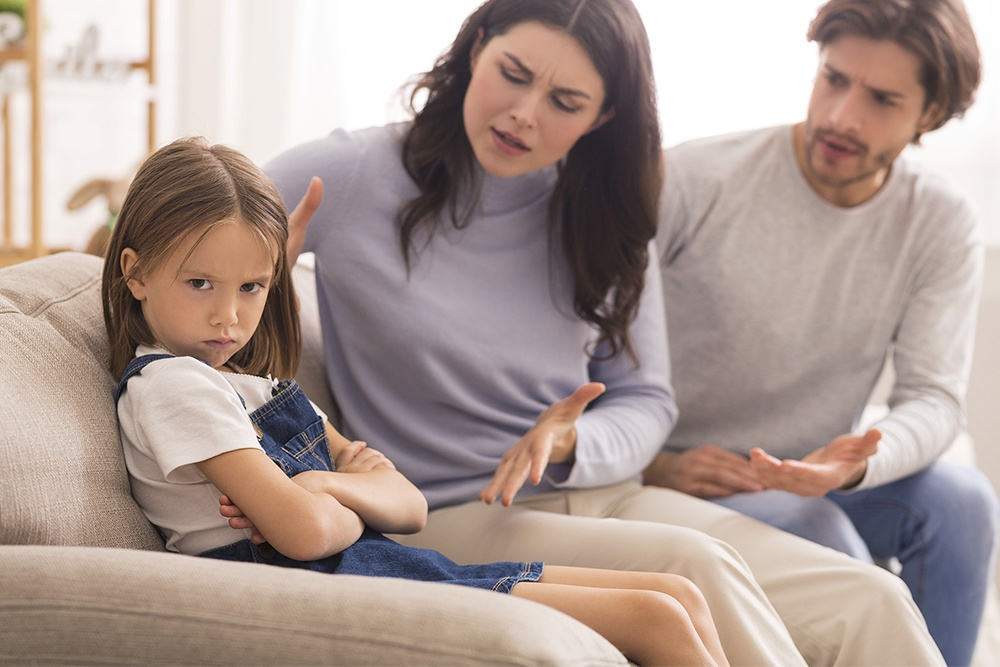
#> input picture imagenCS2/img/A.jpg, 1000 x 667 px
$ python -i imagenes.py   (imports and definitions only)
#> lines starting #> are read from the running program, lines starting #| are printed output that depends on the picture
# Importar libreria cv2
# Instalar cv2  pip3 install opencv-python
import cv2
import os
import base64


# Función para guardar una imagen en la carpeta img
def save_image(ruta, text, img):
    # Usar os.path.splitext() para separar el nombre y la extensión
    nombre, extension = os.path.splitext(ruta)
    # Crear la nueva ruta con el nombre modificado y la misma extensión
    nueva_imagen = nombre + text + extension
    # La guardamos en memoria en un fichero distinto y devolvemos la ruta
    cv2.imwrite(nueva_imagen, img)


###########################################################################################
# Ejercicio 1
# Crea una función que pasándole la ruta de una imagen, la rote 180 grados y genere una
# nueva imagen.
###########################################################################################
def rotateImage(ruta):
    # Cargar la imagen en memoria
#> called with ruta = 'img/A.jpg'
    imagen = cv2.imread(ruta, cv2.IMREAD_UNCHANGED)
#> imagen is the input picture: shape (667, 1000, 3); mean B, G, R 147.8, 154.3, 172
    imagen_rotate = cv2.rotate(imagen, cv2.ROTATE_180)
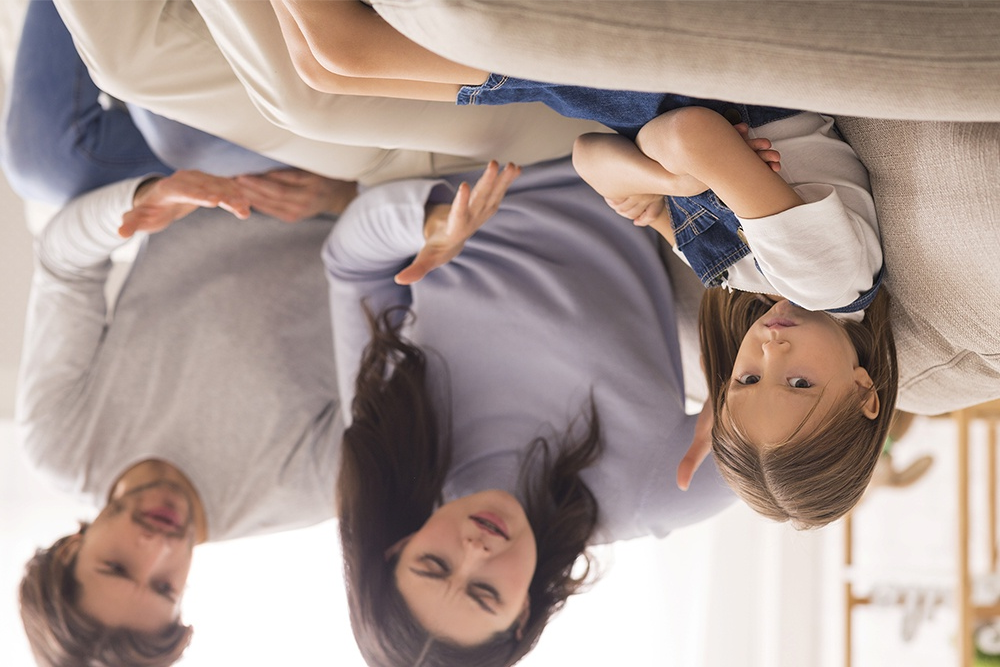
#> imagen_rotate: shape (667, 1000, 3); mean B, G, R 147.8, 154.3, 172
    # Redimensionar las imágenes a un tamaño más pequeño
    imagen_resized = cv2.resize(imagen, (400, 300))
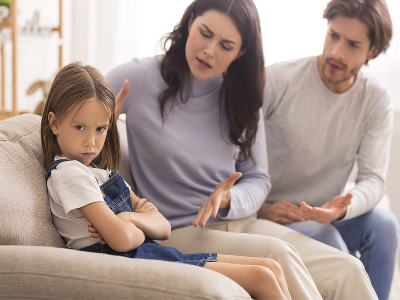
#> imagen_resized: shape (300, 400, 3); mean B, G, R 147.7, 154.1, 171.9
    imagen_resized_rotate = cv2.resize(imagen_rotate, (400, 300))
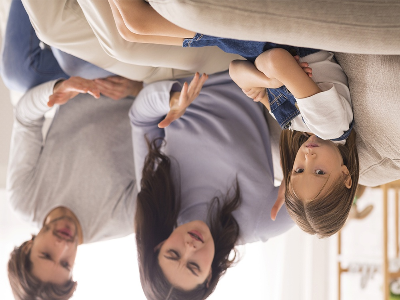
#> imagen_resized_rotate: shape (300, 400, 3); mean B, G, R 147.7, 154.1, 171.9

    save_image(ruta, '_rotated', imagen_rotate)

    # Mostrar imagenes
    cv2.imshow('Imagen Original', imagen_resized)
    cv2.imshow('Imagen Rotada', imagen_resized_rotate)
    # Esperar hasta que el usuario presione una tecla
    cv2.waitKey(0)  # Espera hasta que se presione cualquier tecla
    # Cerrar todas las ventanas de OpenCV
    cv2.destroyAllWindows()


###########################################################################################
# Ejercicio 2
# Crea una función que pasándole la ruta de una imagen, genere una nueva imagen a partir
# de ella con los colores invertidos.
###########################################################################################
# [436 lines left out: functions negative_color, gray_scale_color, box_face_by_cordinates, box_color_inverter, resize_image, mirror_image and 10 more, not called in this run]

>>> result = rotateImage('img/A.jpg')

$ run again, on imagenCS2/img/A_halfmirrorH.jpg
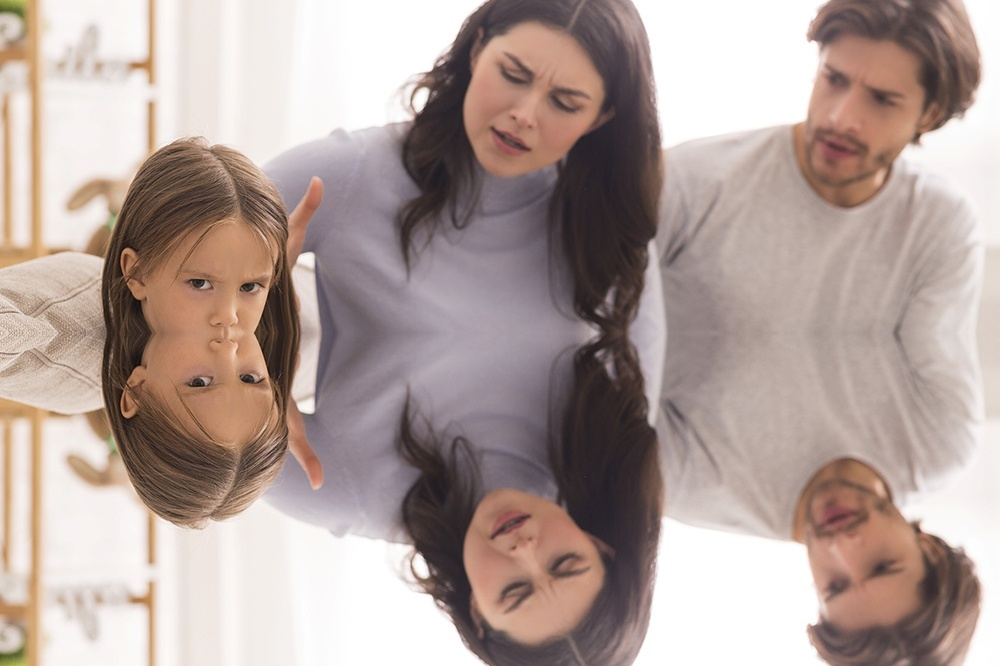
#> input picture imagenCS2/img/A_halfmirrorH.jpg, 1000 x 666 px
#> in rotateImage, imagen is the input picture: shape (666, 1000, 3); mean B, G, R 154.8, 160.5, 177.6
#> in rotateImage, `imagen_resized = cv2.resize(imagen, (400, 300))`:
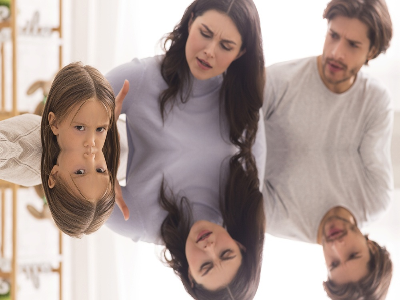
#> imagen_resized: shape (300, 400, 3); mean B, G, R 154.7, 160.4, 177.5
#> in rotateImage, `imagen_resized_rotate = cv2.resize(imagen_rotate, (400, 300))`:
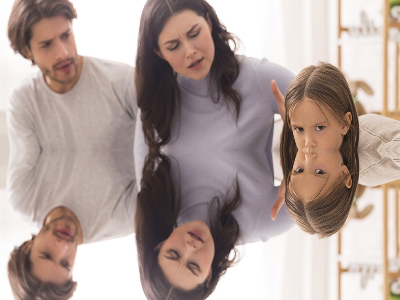
#> imagen_resized_rotate: shape (300, 400, 3); mean B, G, R 154.7, 160.4, 177.5

$ run again, on imagenCS2/img/A_mirror.jpg
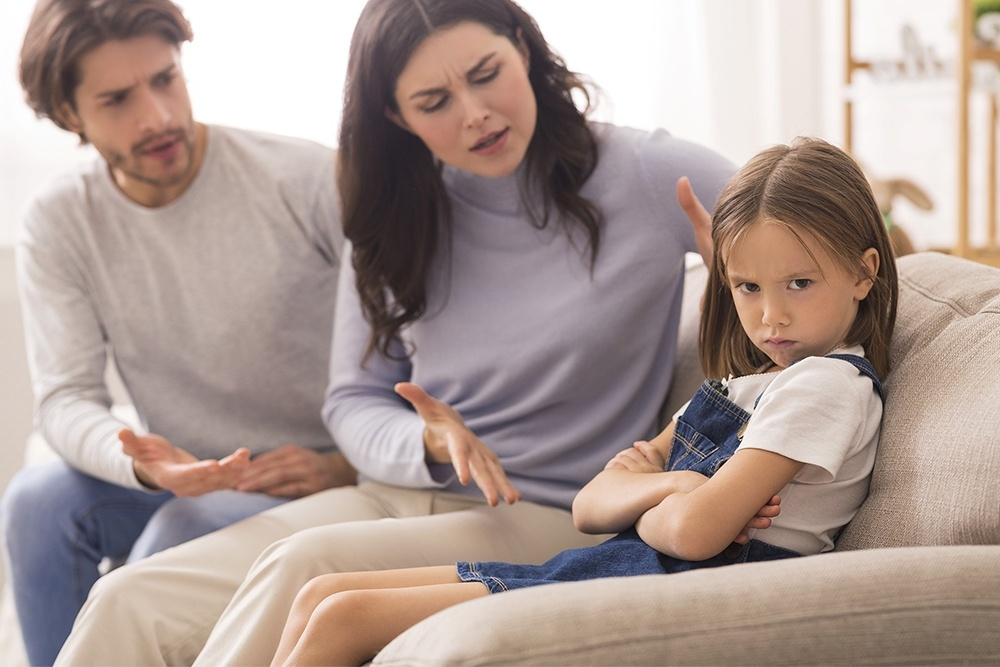
#> input picture imagenCS2/img/A_mirror.jpg, 1000 x 667 px
#> in rotateImage, imagen is the input picture: shape (667, 1000, 3); mean B, G, R 147.8, 154.3, 172
#> in rotateImage, `imagen_resized = cv2.resize(imagen, (400, 300))`:
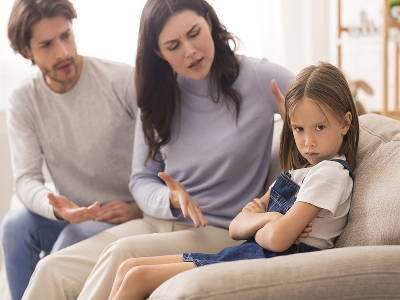
#> imagen_resized: shape (300, 400, 3); mean B, G, R 147.6, 154.1, 171.9
#> in rotateImage, `imagen_resized_rotate = cv2.resize(imagen_rotate, (400, 300))`:
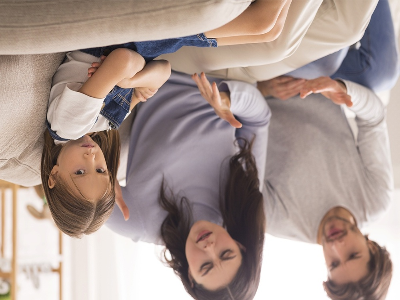
#> imagen_resized_rotate: shape (300, 400, 3); mean B, G, R 147.6, 154.1, 171.9
